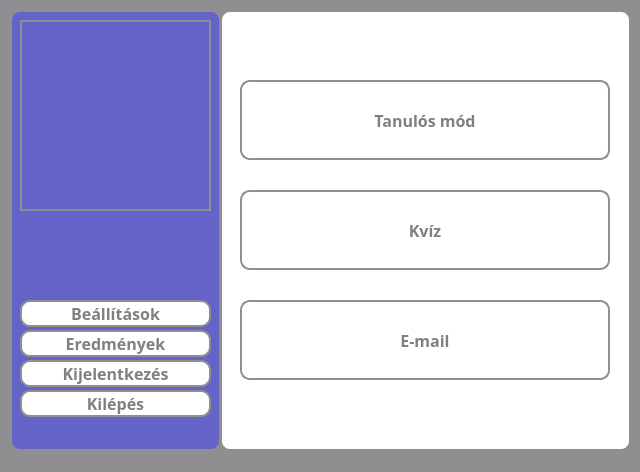
<?xml version="1.0" encoding="UTF-8"?>
<ui version="4.0">
 <class>MainWindow</class>
 <widget class="QMainWindow" name="MainWindow">
  <property name="geometry">
   <rect>
    <x>0</x>
    <y>0</y>
    <width>640</width>
    <height>472</height>
   </rect>
  </property>
  <property name="windowTitle">
   <string>Főképernyő</string>
  </property>
  <property name="styleSheet">
   <string notr="true">* {
	background-color: #8f8f91;
}</string>
  </property>
  <widget class="QWidget" name="centralwidget">
   <widget class="QWidget" name="widget" native="true">
    <property name="geometry">
     <rect>
      <x>220</x>
      <y>10</y>
      <width>411</width>
      <height>441</height>
     </rect>
    </property>
    <property name="styleSheet">
     <string notr="true">* {
	background-color: white;
    border: 2px solid #8f8f91;
    border-radius: 10px;
    color: white;
    font-size: 16px;
    font-weight: bold;
}</string>
    </property>
    <widget class="QPushButton" name="learningGameButton">
     <property name="geometry">
      <rect>
       <x>20</x>
       <y>70</y>
       <width>370</width>
       <height>80</height>
      </rect>
     </property>
     <property name="font">
      <font>
       <family>Corbel</family>
       <pointsize>-1</pointsize>
       <bold>true</bold>
      </font>
     </property>
     <property name="styleSheet">
      <string notr="true">* {
	background-color: white;
	color: grey;
}

*:hover {
	background-color: rgb(120, 120, 220);
	color: white;
}</string>
     </property>
     <property name="text">
      <string>Tanulós mód</string>
     </property>
    </widget>
    <widget class="QPushButton" name="quizGameButton">
     <property name="geometry">
      <rect>
       <x>20</x>
       <y>180</y>
       <width>370</width>
       <height>80</height>
      </rect>
     </property>
     <property name="font">
      <font>
       <family>Corbel</family>
       <pointsize>-1</pointsize>
       <bold>true</bold>
      </font>
     </property>
     <property name="styleSheet">
      <string notr="true">* {
	background-color: white;
	color: grey;
}

*:hover {
	background-color: rgb(120, 120, 220);
	color: white;
}</string>
     </property>
     <property name="text">
      <string>Kvíz</string>
     </property>
    </widget>
    <widget class="QPushButton" name="emailGameButton">
     <property name="geometry">
      <rect>
       <x>20</x>
       <y>290</y>
       <width>370</width>
       <height>80</height>
      </rect>
     </property>
     <property name="font">
      <font>
       <family>Corbel</family>
       <pointsize>-1</pointsize>
       <bold>true</bold>
      </font>
     </property>
     <property name="styleSheet">
      <string notr="true">* {
	background-color: white;
	color: grey;
}

*:hover {
	background-color: rgb(120, 120, 220);
	color: white;
}</string>
     </property>
     <property name="text">
      <string>E-mail</string>
     </property>
    </widget>
   </widget>
   <widget class="QWidget" name="widget_2" native="true">
    <property name="geometry">
     <rect>
      <x>10</x>
      <y>10</y>
      <width>211</width>
      <height>441</height>
     </rect>
    </property>
    <property name="styleSheet">
     <string notr="true">* {
	background-color: rgb(100, 100, 200);
	border: 2px solid #8f8f91;
	border-radius: 10px;
	color: white;
	font-size: 16px;
	font-weight: bold;
}</string>
    </property>
    <widget class="QFrame" name="profilePicture">
     <property name="geometry">
      <rect>
       <x>10</x>
       <y>10</y>
       <width>191</width>
       <height>191</height>
      </rect>
     </property>
     <property name="styleSheet">
      <string notr="true">border-radius: 0px;</string>
     </property>
     <property name="frameShape">
      <enum>QFrame::StyledPanel</enum>
     </property>
     <property name="frameShadow">
      <enum>QFrame::Raised</enum>
     </property>
    </widget>
    <widget class="QPushButton" name="resultsButton">
     <property name="geometry">
      <rect>
       <x>10</x>
       <y>320</y>
       <width>191</width>
       <height>27</height>
      </rect>
     </property>
     <property name="font">
      <font>
       <family>Corbel</family>
       <pointsize>-1</pointsize>
       <bold>true</bold>
      </font>
     </property>
     <property name="styleSheet">
      <string notr="true">* {
	background-color: white;
	color: grey;
}

*:hover {
	background-color: rgb(120, 120, 220);
	color: white;
}</string>
     </property>
     <property name="text">
      <string>Eredmények</string>
     </property>
    </widget>
    <widget class="QPushButton" name="settingsButton">
     <property name="geometry">
      <rect>
       <x>10</x>
       <y>290</y>
       <width>191</width>
       <height>27</height>
      </rect>
     </property>
     <property name="font">
      <font>
       <family>Corbel</family>
       <pointsize>-1</pointsize>
       <bold>true</bold>
      </font>
     </property>
     <property name="styleSheet">
      <string notr="true">* {
	background-color: white;
	color: grey;
}

*:hover {
	background-color: rgb(120, 120, 220);
	color: white;
}</string>
     </property>
     <property name="text">
      <string>Beállítások</string>
     </property>
    </widget>
    <widget class="QPushButton" name="logOutButton">
     <property name="geometry">
      <rect>
       <x>10</x>
       <y>350</y>
       <width>191</width>
       <height>27</height>
      </rect>
     </property>
     <property name="font">
      <font>
       <family>Corbel</family>
       <pointsize>-1</pointsize>
       <bold>true</bold>
      </font>
     </property>
     <property name="styleSheet">
      <string notr="true">* {
	background-color: white;
	color: grey;
}

*:hover {
	background-color: rgb(120, 120, 220);
	color: white;
}</string>
     </property>
     <property name="text">
      <string>Kijelentkezés</string>
     </property>
    </widget>
    <widget class="QPushButton" name="exitButton">
     <property name="geometry">
      <rect>
       <x>10</x>
       <y>380</y>
       <width>191</width>
       <height>27</height>
      </rect>
     </property>
     <property name="font">
      <font>
       <family>Corbel</family>
       <pointsize>-1</pointsize>
       <bold>true</bold>
      </font>
     </property>
     <property name="styleSheet">
      <string notr="true">* {
	background-color: white;
	color: grey;
}

*:hover {
	background-color: rgb(120, 120, 220);
	color: white;
}</string>
     </property>
     <property name="text">
      <string>Kilépés</string>
     </property>
    </widget>
    <widget class="QLabel" name="usernameLabel">
     <property name="geometry">
      <rect>
       <x>10</x>
       <y>210</y>
       <width>191</width>
       <height>61</height>
      </rect>
     </property>
     <property name="styleSheet">
      <string notr="true">border-style: none; color: white;</string>
     </property>
     <property name="alignment">
      <set>Qt::AlignCenter</set>
     </property>
     <property name="wordWrap">
      <bool>true</bool>
     </property>
    </widget>
   </widget>
  </widget>
  <widget class="QStatusBar" name="statusbar"/>
 </widget>
 <resources/>
 <connections/>
</ui>
